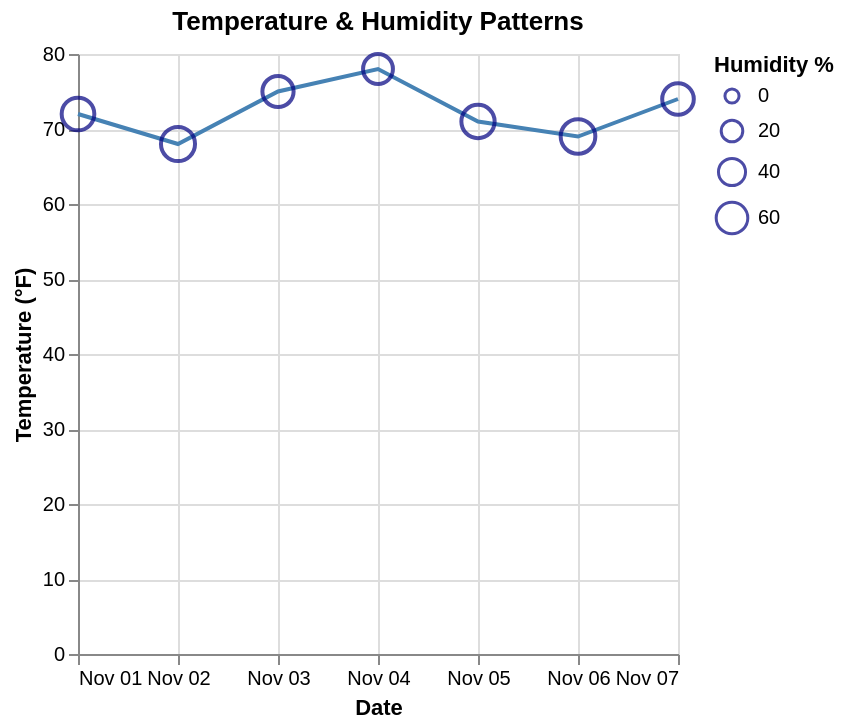

Write the Vega-Lite specification saved for this chart.
### Vega-Lite specification from a JSON file in a GitHub repository (floating-point values rounded to 4 significant figures)
{"$schema": "https://vega.github.io/schema/vega-lite/v6.json", "description": "Weather patterns analysis", "layer": [{"mark": {"type": "line", "color": "steelblue"}, "encoding": {"x": {"field": "date", "type": "temporal", "axis": {"title": "Date", "format": "%b %d"}}, "y": {"field": "temperature", "type": "quantitative", "axis": {"title": "Temperature (°F)"}}}}, {"mark": {"type": "point", "color": "navy", "opacity": 0.7}, "encoding": {"x": {"field": "date", "type": "temporal"}, "y": {"field": "temperature", "type": "quantitative"}, "size": {"field": "humidity", "type": "quantitative", "legend": {"title": "Humidity %"}, "scale": {"range": [50, 300]}}}}], "data": {"values": [{"date": "2024-11-01", "temperature": 72, "humidity": 65}, {"date": "2024-11-02", "temperature": 68, "humidity": 72}, {"date": "2024-11-03", "temperature": 75, "humidity": 58}, {"date": "2024-11-04", "temperature": 78, "humidity": 52}, {"date": "2024-11-05", "temperature": 71, "humidity": 68}, {"date": "2024-11-06", "temperature": 69, "humidity": 75}, {"date": "2024-11-07", "temperature": 74, "humidity": 60}]}, "title": "Temperature & Humidity Patterns"}
